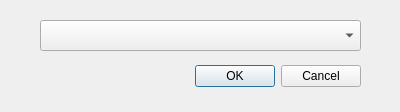
<?xml version="1.0" encoding="UTF-8"?>
<ui version="4.0">
 <class>Dialog</class>
 <widget class="QDialog" name="Dialog">
  <property name="geometry">
   <rect>
    <x>0</x>
    <y>0</y>
    <width>400</width>
    <height>112</height>
   </rect>
  </property>
  <property name="windowTitle">
   <string>Select</string>
  </property>
  <widget class="QDialogButtonBox" name="buttonBox">
   <property name="geometry">
    <rect>
     <x>20</x>
     <y>60</y>
     <width>341</width>
     <height>32</height>
    </rect>
   </property>
   <property name="orientation">
    <enum>Qt::Horizontal</enum>
   </property>
   <property name="standardButtons">
    <set>QDialogButtonBox::Cancel|QDialogButtonBox::Ok</set>
   </property>
  </widget>
  <widget class="QComboBox" name="comboBox">
   <property name="geometry">
    <rect>
     <x>40</x>
     <y>20</y>
     <width>321</width>
     <height>31</height>
    </rect>
   </property>
  </widget>
 </widget>
 <resources/>
 <connections>
  <connection>
   <sender>buttonBox</sender>
   <signal>accepted()</signal>
   <receiver>Dialog</receiver>
   <slot>accept()</slot>
   <hints>
    <hint type="sourcelabel">
     <x>248</x>
     <y>254</y>
    </hint>
    <hint type="destinationlabel">
     <x>157</x>
     <y>274</y>
    </hint>
   </hints>
  </connection>
  <connection>
   <sender>buttonBox</sender>
   <signal>rejected()</signal>
   <receiver>Dialog</receiver>
   <slot>reject()</slot>
   <hints>
    <hint type="sourcelabel">
     <x>316</x>
     <y>260</y>
    </hint>
    <hint type="destinationlabel">
     <x>286</x>
     <y>274</y>
    </hint>
   </hints>
  </connection>
 </connections>
</ui>
